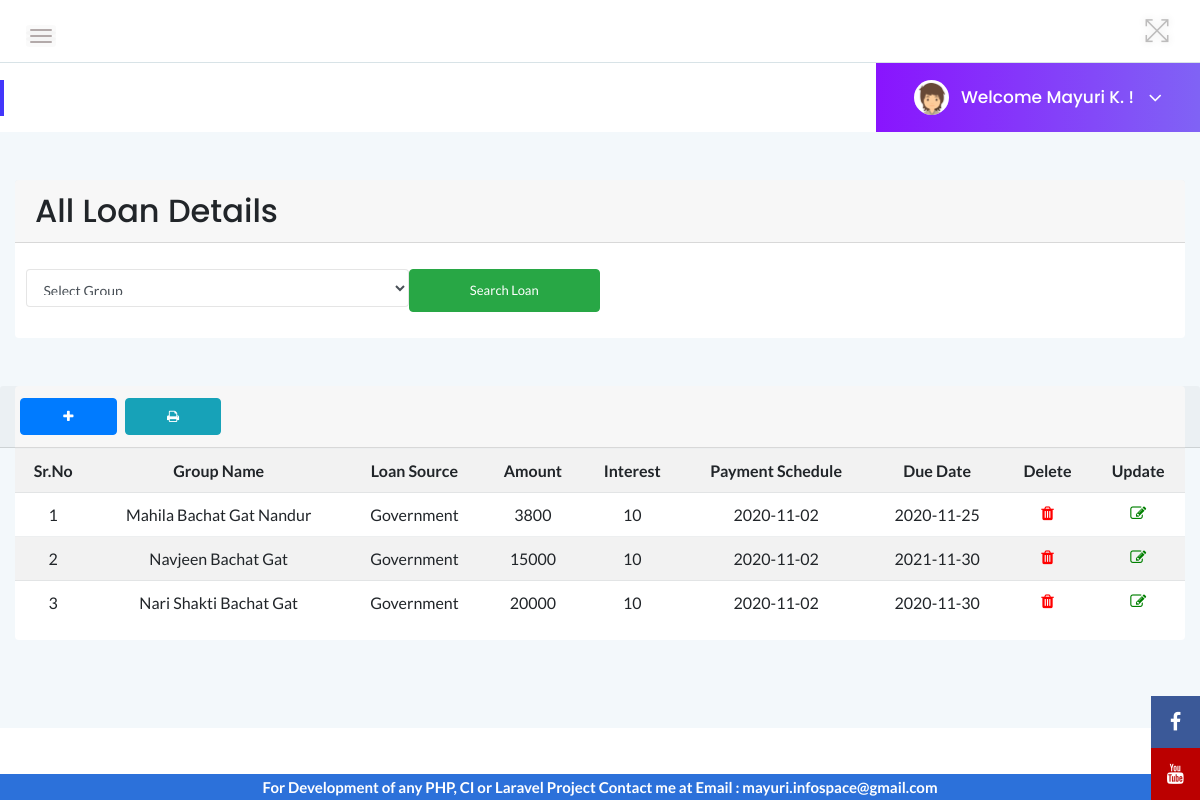
/Source_Code/admin/index.php?page=display_loan (signed in), run on the app's committed database.
### tables this page shows
CREATE TABLE `loan` (
  `loan_id` int(11) NOT NULL,
  `group_id` varchar(50) NOT NULL,
  `loan_come_from` varchar(50) NOT NULL,
  `loan_amount` varchar(50) NOT NULL,
  `loan_interest` varchar(10) NOT NULL,
  `payment_term` varchar(50) NOT NULL,
  `total_payment_with_intereset` varchar(50) NOT NULL,
  `emi_per_month` varchar(50) NOT NULL,
  `payment_schedule` date NOT NULL,
  `due_date` date NOT NULL
);

CREATE TABLE `groups` (
  `group_id` int(11) NOT NULL,
  `group_name` char(50) NOT NULL,
  `region` varchar(50) NOT NULL,
  `district` varchar(50) NOT NULL,
  `division` varchar(50) NOT NULL,
  `ward` varchar(50) NOT NULL,
  `village` varchar(50) NOT NULL,
  `registration_number` varchar(50) NOT NULL,
  `group_activity` varchar(50) NOT NULL,
  `group_category` varchar(50) NOT NULL,
  `group_total_members` varchar(50) NOT NULL,
  `group_leader` varchar(50) NOT NULL,
  `loan_information` text NOT NULL,
  `group_capital` varchar(100) NOT NULL,
  `group_creation_date` date NOT NULL
);

### Source_Code/admin/display_loan.php (the view, shortened to what this page needs)
<?php
$q=mysqli_query($conn,"select * from loan");
$rr=mysqli_num_rows($q);
if(!$rr)
{
echo '<a title="Add New Loan Records" class="col-md-3 btn btn-primary" href="index.php?page=add_loan"><span class="fa fa-plus">
		</span> Allot New Loan ?</a>';
}
else
{
?>
<div class="col-12">
    		<div class="card mt-5">
                <h2 class="card-header">All Loan Details</h2>
		        <div class="card-body">
		        	<form class="needs-validation row"  action="index.php?page=search_loan" novalidate method="post">
		<select name="seachLoan" class="form-control col-md-4" required>
			<option value="">Select Group</option>
		</select>
		<input type="submit" value="Search Loan" name="sub" class="col-md-2 btn btn-success" />
	</form>
</div>
</div>
</div>
<div class="col-12">
            <div class="card mt-5">
            	<div class="card-header row">
            	<a title="Add New Loan Records" class="col-md-1 btn btn-primary" href="index.php?page=add_loan"><span class="fa fa-plus">
		</span></a>
		<a title="Print all Loan Records" class="col-md-1 btn btn-info" href="print_loan_record.php"><span class="fa fa-print">
		</span></a>
			</div>
			<table id="dom-jqry" class="table table-striped text-center">
	<tr class="active">
		<th>Sr.No</th>
		<th>Group Name</th>
		<th>Loan Source</th>
		<th>Amount</th>
		<th>Interest</th>
		<th>Payment Schedule</th>
		<th>Due Date</th>
		<th>Delete</th>
		<th>Update</th>
	</tr>
		<?php
$i=1;
while($row=mysqli_fetch_assoc($q))
{
echo "<tr>";
echo "<td>".$i."</td>";
$q1=mysqli_query($conn,"select * from groups where group_id='".$row['group_id']."'");
$r1=mysqli_fetch_assoc($q1);
echo "<td>".$r1['group_name']."</td>";
echo "<td>".$row['loan_come_from']."</td>";
echo "<td>".$row['loan_amount']."</td>";
echo "<td>".$row['loan_interest']."</td>";
echo "<td>".$row['payment_schedule']."</td>";
echo "<td>".$row['due_date']."</td>";
?>
<td><a href="javascript:Deleteloan('<?php echo $row['loan_id']; ?>')" style='color:Red'><span class='fa fa-trash'></span></a></td>
<td><a href="index.php?page=update_loan_record&loan_id=<?php echo $row['loan_id']; ?>" style='color:green'><span class='fa fa-edit'></span></a></td>
<?php
echo "</tr>";
$i++;
}
		?>
</table>
</div>
</div>
<?php }?>

### Source_Code/assets/css/styles.css (style rules this page uses)
.card { border: none; border-radius: 4px; background-color: #fff; -webkit-transition: all 0.3s ease 0s; transition: all 0.3s ease 0s; }
.card-body { padding: 25.6px; padding: 1.6rem; }
.btn { padding: 11px 17px; font-size: 13px; letter-spacing: 0; }
.form-control, .form-control:focus { outline: none; box-shadow: none; }
.form-control { font-size: 14px; border: 1px solid rgba(170, 170, 170, .3); padding: 10.72px 12.8px; padding: .67rem .8rem; }
table tr th { border-bottom: none; }
table tr th, table tr td { border-top: 1px solid rgba(120, 130, 140, 0.13) !important; }

### data on the page
loan: group.group_name "Mahila Bachat Gat Nandur", loan_come_from "Government", loan_amount "3800", loan_interest "10", payment_schedule "2020-11-02", due_date "2020-11-25"
loan: group.group_name "Navjeen Bachat Gat", loan_come_from "Government", loan_amount "15000", loan_interest "10", payment_schedule "2020-11-02", due_date "2021-11-30"
loan: group.group_name "Nari Shakti Bachat Gat", loan_come_from "Government", loan_amount "20000", loan_interest "10", payment_schedule "2020-11-02", due_date "2020-11-30"
